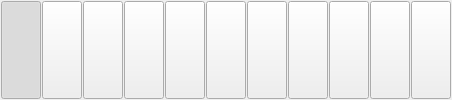
                 <widget class="QFrame" name="frame_8">
                  <property name="sizePolicy">
                   <sizepolicy hsizetype="Preferred" vsizetype="Maximum">
                    <horstretch>0</horstretch>
                    <verstretch>0</verstretch>
                   </sizepolicy>
                  </property>
                  <property name="minimumSize">
                   <size>
                    <width>0</width>
                    <height>27</height>
                   </size>
                  </property>
                  <property name="frameShape">
                   <enum>QFrame::NoFrame</enum>
                  </property>
                  <property name="frameShadow">
                   <enum>QFrame::Raised</enum>
                  </property>
                  <layout class="QHBoxLayout" name="horizontalLayout_6">
                   <property name="spacing">
                    <number>1</number>
                   </property>
                   <property name="leftMargin">
                    <number>1</number>
                   </property>
                   <property name="topMargin">
                    <number>1</number>
                   </property>
                   <property name="rightMargin">
                    <number>1</number>
                   </property>
                   <property name="bottomMargin">
                    <number>1</number>
                   </property>
                   <item>
                    <widget class="QPushButton" name="btnFltNaziv">
                     <property name="sizePolicy">
                      <sizepolicy hsizetype="Maximum" vsizetype="Preferred">
                       <horstretch>0</horstretch>
                       <verstretch>0</verstretch>
                      </sizepolicy>
                     </property>
                     <property name="cursor">
                      <cursorShape>PointingHandCursor</cursorShape>
                     </property>
                     <property name="toolTip">
                      <string>Pretraživanje po nazivu.</string>
                     </property>
                     <property name="statusTip">
                      <string>Pretraživanje po nazivu.</string>
                     </property>
                     <property name="whatsThis">
                      <string>Pretraživanje po nazivu.</string>
                     </property>
                     <property name="icon">
                      <iconset resource="../../resources/DonatForm.qrc">
                       <normaloff>:/InDonat/Forms/images/USER.ico</normaloff>:/InDonat/Forms/images/USER.ico</iconset>
                     </property>
                     <property name="iconSize">
                      <size>
                       <width>16</width>
                       <height>16</height>
                      </size>
                     </property>
                     <property name="checkable">
                      <bool>true</bool>
                     </property>
                     <property name="checked">
                      <bool>true</bool>
                     </property>
                     <property name="autoExclusive">
                      <bool>true</bool>
                     </property>
                    </widget>
                   </item>
                   <item>
                    <widget class="QPushButton" name="btnFltTelefon">
                     <property name="sizePolicy">
                      <sizepolicy hsizetype="Maximum" vsizetype="Preferred">
                       <horstretch>0</horstretch>
                       <verstretch>0</verstretch>
                      </sizepolicy>
                     </property>
                     <property name="cursor">
                      <cursorShape>PointingHandCursor</cursorShape>
                     </property>
                     <property name="toolTip">
                      <string>Pretraživanje po broju telefona.</string>
                     </property>
                     <property name="statusTip">
                      <string>Pretraživanje po broju telefona.</string>
                     </property>
                     <property name="whatsThis">
                      <string>Pretraživanje po broju telefona.</string>
                     </property>
                     <property name="icon">
                      <iconset resource="../../resources/DonatForm.qrc">
                       <normaloff>:/InDonat/Forms/images/telephone.gif</normaloff>:/InDonat/Forms/images/telephone.gif</iconset>
                     </property>
                     <property name="checkable">
                      <bool>true</bool>
                     </property>
                     <property name="autoExclusive">
                      <bool>true</bool>
                     </property>
                    </widget>
                   </item>
                   <item>
                    <widget class="QPushButton" name="btnFltMbJmbg">
                     <property name="sizePolicy">
                      <sizepolicy hsizetype="Maximum" vsizetype="Preferred">
                       <horstretch>0</horstretch>
                       <verstretch>0</verstretch>
                      </sizepolicy>
                     </property>
                     <property name="cursor">
                      <cursorShape>PointingHandCursor</cursorShape>
                     </property>
                     <property name="toolTip">
                      <string>Pretraživanje po MB i/ili JMBG.</string>
                     </property>
                     <property name="statusTip">
                      <string>Pretraživanje po MB i/ili JMBG.</string>
                     </property>
                     <property name="whatsThis">
                      <string>Pretraživanje po MB i/ili JMBG.</string>
                     </property>
                     <property name="icon">
                      <iconset resource="../../resources/DonatForm.qrc">
                       <normaloff>:/InDonat/Forms/images/MBR.gif</normaloff>:/InDonat/Forms/images/MBR.gif</iconset>
                     </property>
                     <property name="iconSize">
                      <size>
                       <width>16</width>
                       <height>16</height>
                      </size>
                     </property>
                     <property name="checkable">
                      <bool>true</bool>
                     </property>
                     <property name="autoExclusive">
                      <bool>true</bool>
                     </property>
                    </widget>
                   </item>
                   <item>
                    <widget class="QPushButton" name="btnFltOib">
                     <property name="sizePolicy">
                      <sizepolicy hsizetype="Maximum" vsizetype="Preferred">
                       <horstretch>0</horstretch>
                       <verstretch>0</verstretch>
                      </sizepolicy>
                     </property>
                     <property name="cursor">
                      <cursorShape>PointingHandCursor</cursorShape>
                     </property>
                     <property name="toolTip">
                      <string>Pretraživanje po OIB.</string>
                     </property>
                     <property name="statusTip">
                      <string>Pretraživanje po OIB.</string>
                     </property>
                     <property name="whatsThis">
                      <string>Pretraživanje po OIB.</string>
                     </property>
                     <property name="icon">
                      <iconset resource="../../resources/DonatForm.qrc">
                       <normaloff>:/InDonat/Forms/images/MBR.gif</normaloff>:/InDonat/Forms/images/MBR.gif</iconset>
                     </property>
                     <property name="iconSize">
                      <size>
                       <width>16</width>
                       <height>16</height>
                      </size>
                     </property>
                     <property name="checkable">
                      <bool>true</bool>
                     </property>
                     <property name="autoExclusive">
                      <bool>true</bool>
                     </property>
                    </widget>
                   </item>
                   <item>
                    <widget class="QPushButton" name="btnFltUlogaStrankeId">
                     <property name="sizePolicy">
                      <sizepolicy hsizetype="Maximum" vsizetype="Preferred">
                       <horstretch>0</horstretch>
                       <verstretch>0</verstretch>
                      </sizepolicy>
                     </property>
                     <property name="cursor">
                      <cursorShape>PointingHandCursor</cursorShape>
                     </property>
                     <property name="toolTip">
                      <string>Pretraživanje po Uloga Stranke Id.</string>
                     </property>
                     <property name="statusTip">
                      <string>Pretraživanje po Uloga Stranke Id.</string>
                     </property>
                     <property name="whatsThis">
                      <string>Pretraživanje po Uloga Stranke Id.</string>
                     </property>
                     <property name="icon">
                      <iconset resource="../../resources/DonatForm.qrc">
                       <normaloff>:/InDonat/Forms/images/ULOGA_ID_16x16.png</normaloff>:/InDonat/Forms/images/ULOGA_ID_16x16.png</iconset>
                     </property>
                     <property name="checkable">
                      <bool>true</bool>
                     </property>
                     <property name="autoExclusive">
                      <bool>true</bool>
                     </property>
                    </widget>
                   </item>
                   <item>
                    <widget class="QPushButton" name="btnFltTicketId">
                     <property name="sizePolicy">
                      <sizepolicy hsizetype="Maximum" vsizetype="Preferred">
                       <horstretch>0</horstretch>
                       <verstretch>0</verstretch>
                      </sizepolicy>
                     </property>
                     <property name="cursor">
                      <cursorShape>PointingHandCursor</cursorShape>
                     </property>
                     <property name="toolTip">
                      <string>Pretraživanje po TicketId.</string>
                     </property>
                     <property name="statusTip">
                      <string>Pretraživanje po TicketId.</string>
                     </property>
                     <property name="whatsThis">
                      <string>Pretraživanje po TicketId.</string>
                     </property>
                     <property name="icon">
                      <iconset resource="../../resources/DonatForm.qrc">
                       <normaloff>:/InDonat/Forms/images/enum.gif</normaloff>:/InDonat/Forms/images/enum.gif</iconset>
                     </property>
                     <property name="checkable">
                      <bool>true</bool>
                     </property>
                     <property name="autoExclusive">
                      <bool>true</bool>
                     </property>
                    </widget>
                   </item>
                   <item>
                    <widget class="QPushButton" name="btnFltAssetId">
                     <property name="sizePolicy">
                      <sizepolicy hsizetype="Maximum" vsizetype="Preferred">
                       <horstretch>0</horstretch>
                       <verstretch>0</verstretch>
                      </sizepolicy>
                     </property>
                     <property name="cursor">
                      <cursorShape>PointingHandCursor</cursorShape>
                     </property>
                     <property name="toolTip">
                      <string>Pretraživanje po AssetId.</string>
                     </property>
                     <property name="statusTip">
                      <string>Pretraživanje po AssetId.</string>
                     </property>
                     <property name="whatsThis">
                      <string>Pretraživanje po AssetId.</string>
                     </property>
                     <property name="icon">
                      <iconset resource="../../resources/DonatForm.qrc">
                       <normaloff>:/InDonat/Forms/images/Connecting.gif</normaloff>:/InDonat/Forms/images/Connecting.gif</iconset>
                     </property>
                     <property name="iconSize">
                      <size>
                       <width>16</width>
                       <height>16</height>
                      </size>
                     </property>
                     <property name="checkable">
                      <bool>true</bool>
                     </property>
                     <property name="autoExclusive">
                      <bool>true</bool>
                     </property>
                    </widget>
                   </item>
                   <item>
                    <widget class="QPushButton" name="btnFltGrupa">
                     <property name="sizePolicy">
                      <sizepolicy hsizetype="Maximum" vsizetype="Preferred">
                       <horstretch>0</horstretch>
                       <verstretch>0</verstretch>
                      </sizepolicy>
                     </property>
                     <property name="cursor">
                      <cursorShape>PointingHandCursor</cursorShape>
                     </property>
                     <property name="toolTip">
                      <string>GRUPA</string>
                     </property>
                     <property name="icon">
                      <iconset resource="../../resources/DonatForm.qrc">
                       <normaloff>:/InDonat/Forms/images/groupH.ico</normaloff>:/InDonat/Forms/images/groupH.ico</iconset>
                     </property>
                     <property name="iconSize">
                      <size>
                       <width>16</width>
                       <height>16</height>
                      </size>
                     </property>
                     <property name="checkable">
                      <bool>true</bool>
                     </property>
                     <property name="autoExclusive">
                      <bool>true</bool>
                     </property>
                    </widget>
                   </item>
                   <item>
                    <widget class="QPushButton" name="btnFltHijerahija">
                     <property name="sizePolicy">
                      <sizepolicy hsizetype="Maximum" vsizetype="Preferred">
                       <horstretch>0</horstretch>
                       <verstretch>0</verstretch>
                      </sizepolicy>
                     </property>
                     <property name="cursor">
                      <cursorShape>PointingHandCursor</cursorShape>
                     </property>
                     <property name="toolTip">
                      <string>Pretraživanje po hijerarhija.</string>
                     </property>
                     <property name="icon">
                      <iconset resource="../../resources/DonatForm.qrc">
                       <normaloff>:/InDonat/Forms/images/SERVICE.GIF</normaloff>:/InDonat/Forms/images/SERVICE.GIF</iconset>
                     </property>
                     <property name="iconSize">
                      <size>
                       <width>16</width>
                       <height>16</height>
                      </size>
                     </property>
                     <property name="checkable">
                      <bool>true</bool>
                     </property>
                     <property name="autoExclusive">
                      <bool>true</bool>
                     </property>
                    </widget>
                   </item>
                   <item>
                    <widget class="QPushButton" name="btnFltUlica">
                     <property name="sizePolicy">
                      <sizepolicy hsizetype="Maximum" vsizetype="Preferred">
                       <horstretch>0</horstretch>
                       <verstretch>0</verstretch>
                      </sizepolicy>
                     </property>
                     <property name="cursor">
                      <cursorShape>PointingHandCursor</cursorShape>
                     </property>
                     <property name="icon">
                      <iconset resource="../../resources/DonatForm.qrc">
                       <normaloff>:/InDonat/Forms/images/icon_bullets.gif</normaloff>:/InDonat/Forms/images/icon_bullets.gif</iconset>
                     </property>
                     <property name="iconSize">
                      <size>
                       <width>16</width>
                       <height>16</height>
                      </size>
                     </property>
                     <property name="checkable">
                      <bool>true</bool>
                     </property>
                     <property name="autoExclusive">
                      <bool>true</bool>
                     </property>
                    </widget>
                   </item>
                   <item>
                    <widget class="QPushButton" name="btnFltKolokacija">
                     <property name="sizePolicy">
                      <sizepolicy hsizetype="Maximum" vsizetype="Preferred">
                       <horstretch>0</horstretch>
                       <verstretch>0</verstretch>
                      </sizepolicy>
                     </property>
                     <property name="cursor">
                      <cursorShape>PointingHandCursor</cursorShape>
                     </property>
                     <property name="toolTip">
                      <string>KOLOKACIJA</string>
                     </property>
                     <property name="icon">
                      <iconset resource="../../resources/DonatForm.qrc">
                       <normaloff>:/InDonat/Forms/images/mjesto.gif</normaloff>:/InDonat/Forms/images/mjesto.gif</iconset>
                     </property>
                     <property name="checkable">
                      <bool>true</bool>
                     </property>
                     <property name="autoExclusive">
                      <bool>true</bool>
                     </property>
                    </widget>
                   </item>
                  </layout>
                 </widget>
